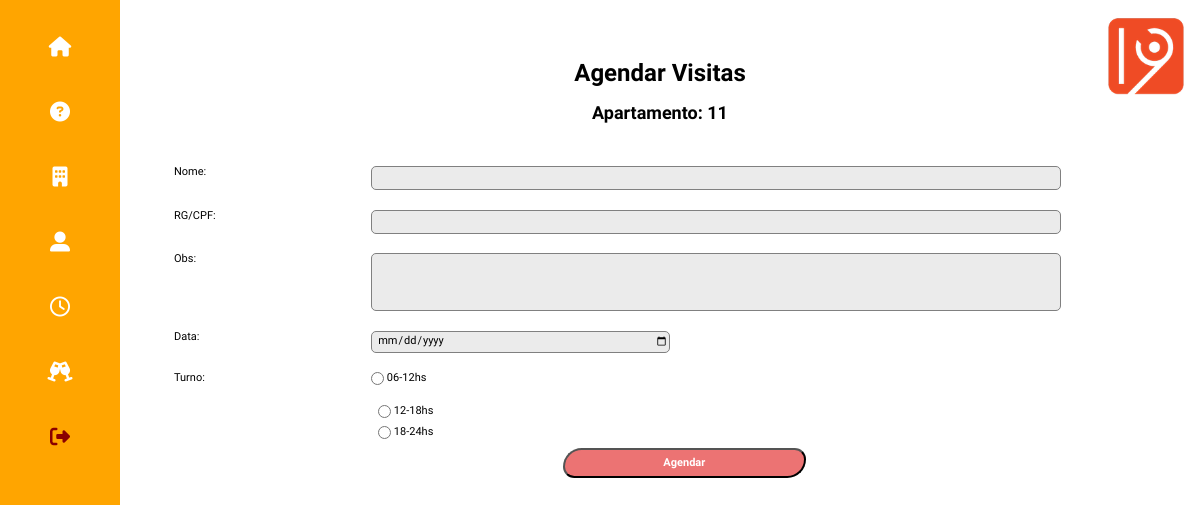
/cond_agendar_visita (signed in), run on an earlier commit of the app's database.
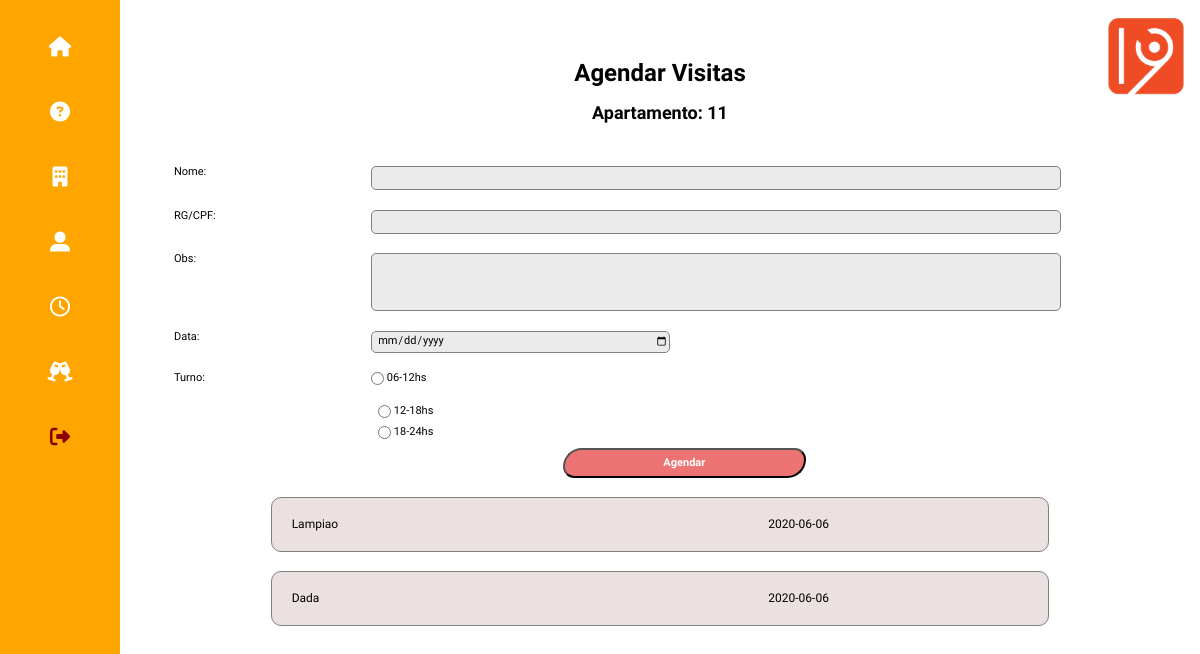
And on a later commit of the database.
### tables this page shows
CREATE TABLE 'cond_agenda_visitas' 
	('id' INTEGER PRIMARY KEY AUTOINCREMENT, 
	 'nome' VARCHAR NOT NULL, 
	 'doc' VARCHAR NOT NULL, 
	 'detalhe' VARCHAR, 
	 'id_usuario' INTEGER, 
	 'data_visita' DATETIME, 
	 'data_log' DATETIME DEFAULT CURRENT_TIMESTAMP, 
	 'turno' INTEGER NOT NULL );

### app.py (the view, shortened to what this page needs)
@app.route('/cond_agendar_visita', methods=['POST', 'GET'])
def cond_agendar_visita():
    db = get_db()
    if 'user' in session:
        user = session['user']
        admin = session['admin']
        cur  = db.execute('select andar, apto from condominio_moradores where id=?',[user])
        r_morador = cur.fetchone()
        cur_visitas  = db.execute('select nome, doc, data_visita, turno from cond_agenda_visitas where id_usuario = ? order by data_visita',[user])
        r_visitas = cur_visitas.fetchall()
        return render_template('condominio_agendar_vista.html',user=user, admin=admin, r_morador=r_morador, r_visitas=r_visitas)
    else:
        return 'precisa logar'

### app.py (called while the page is built)
def connect_db():
    sql = sqlite3.connect('/Users/fabio/flask/condominio.db')
    sql.row_factory = sqlite3.Row
    return sql

def get_db():
    if not hasattr(g, 'sqlite3'):
        g.sqlite_db = connect_db()
    return  g.sqlite_db

### templates/condominio_agendar_vista.html (shortened to what this page needs)
<!doctype html>
{% from "condominio_menu.html" import condominio_menu %}
<html lang="pt-br">
<head>
    <link rel="stylesheet" href="../static/css/normalize.css">
    <link rel="stylesheet" href="https://use.fontawesome.com/releases/v5.0.13/css/all.css">
    <link rel="stylesheet" href="../static/css/estilo_gincana.css">
</head>
<body>
    <header class="topo-pagina">
        {% block condominio_menu %}
            {{ condominio_menu(user,admin) }}
        {% endblock %}
        <p class="logo"><img src="../static/images/one9.webp" /></p>
    </header>
    <main class="bloco-principal">
        <h1>Agendar Visitas</h1>
        {%  set casa = r_morador['andar'] ~ r_morador['apto'] %}
        <h2>Apartamento: {{ casa }} </h2>
        <div>
            <form action="/cond_agendar_visita" method="POST" class="form-cadastro">
                    <label> Nome: </label>
                    <input type="text" id="form-agenda-nome" name="form-agenda-nome" class="form-cadastro-nome" /> <br>
                    <label> RG/CPF: </label>
                    <input type="text" id="form-agenda-doc" name="form-agenda-doc" class="form-cadastro-nome" /> <br>
                    <label> Obs: </label>
                    <input type="text" id="form-agenda-detalhe" name="form-agenda-detalhe" class="form-cadastro-voce" /><br>
                    <label> Data: </label>
                    <input type="date" id="form-agenda-data" name="form-agenda-data" class="form-cadastro-nascimento" /> <br>
                    <div class="c-turno-1">
                        <label> Turno: </label>
                        <input type="radio" id="form-agenda-turno" name="form-agenda-turno" class="form-cadastro-tipo" value="1" />
                        <label>06-12hs </label>
                    </div>
                    <div class="c-turno">
                        <input type="radio" id="form-agenda-turno" name="form-agenda-turno" class="form-cadastro-parentesco" value="2" />
                    <label>12-18hs </label>
                    </div>
                    <div class="c-turno">
                        <input type="radio" id="form-agenda-turno" name="form-agenda-turno" class="form-cadastro-parentesco" value="3" />
                        <label>18-24hs </label>
                    </div>
                    <button type="submit" class="form-cadastro-butao"> Agendar </button>
            </form>
        </div>
        <div class="bloco-tabela-moradores">
            {% for visita in r_visitas %}
            <table cellpadding="0" cellspacing="0" class="tabela-moradores">
                    <tr>
                        <td class="bloco-r-visita-a"> {{ visita['nome'] }} </td>
                        <td class="bloco-r-visita-b"> {{ visita['data_visita'] }} </td>
                    </tr>
            </table>
            {% endfor %}
        </div>
    </main>
</body>
</html>

What changed in the data, as far as the page shows it:
added cond_agenda_visitas: nome "Lampiao", data_visita "2020-06-06"
added cond_agenda_visitas: nome "Dada", data_visita "2020-06-06"
